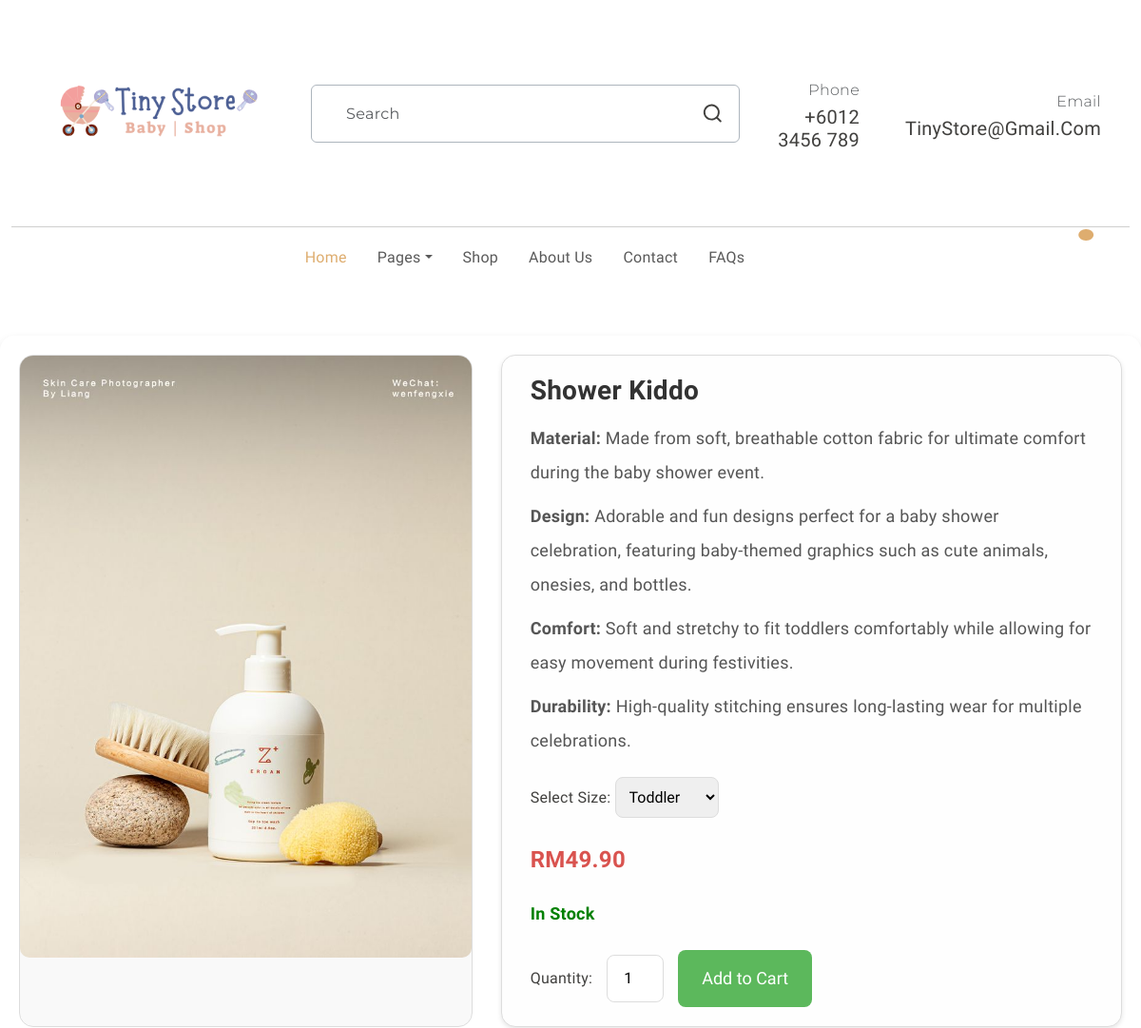
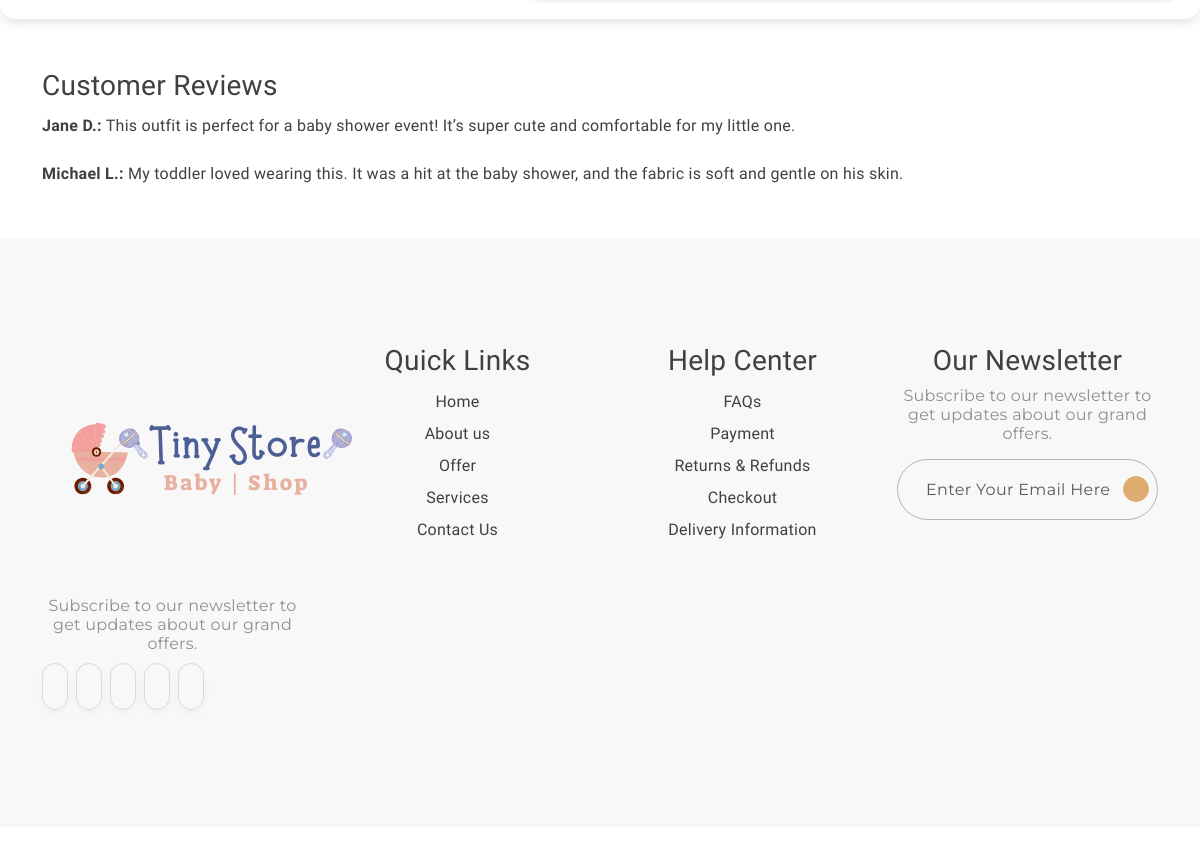
Screenshot of /best1.php with the database file from the repository (2 pictures, top to bottom).
### tables this page shows
CREATE TABLE `products` (
  `product_id` int(11) NOT NULL,
  `name` varchar(255) NOT NULL,
  `category` varchar(100) NOT NULL,
  `price` decimal(10,2) NOT NULL,
  `image` varchar(255) DEFAULT NULL,
  `is_featured` tinyint(1) DEFAULT 0,
  `created_at` timestamp NOT NULL DEFAULT current_timestamp()
);

### best1.php (the view, shortened to what this page needs)
<?php
include 'db_connect.php';
$product_id = isset($_GET['product_id']) ? intval($_GET['product_id']) : 5;
$sql = "SELECT * FROM products WHERE product_id = ?";
$stmt = $conn->prepare($sql);
$stmt->bind_param("i", $product_id);
$stmt->execute();
$result = $stmt->get_result();
if ($result->num_rows > 0) {
  $product = $result->fetch_assoc();
} else {
  echo "Product not found.";
  exit;
}
?>
<!DOCTYPE html>
<html lang="en">
<head>
  <link rel="stylesheet" href="detail.css">
  <link rel="stylesheet" href="https://cdn.jsdelivr.net/npm/swiper@9/swiper-bundle.min.css" />
  <link href="https://cdn.jsdelivr.net/npm/bootstrap@5.3.0-alpha3/dist/css/bootstrap.min.css" rel="stylesheet"
>
  <link rel="stylesheet" type="text/css" href="css/vendor.css">
  <link rel="stylesheet" type="text/css" href="style.css">
</head>
<body>
  <header>
    <div class="container py-2">
      <div class="row py-4 pb-0 pb-sm-4 align-items-center ">
        <div class="col-sm-4 col-lg-3 text-center text-sm-start">
          <div class="main-logo">
            <a href="index.php">
              <img src="images/logo.png" alt="logo" class="img-fluid">
            </a>
          </div>
        </div>
        <div class="col-sm-6 offset-sm-2 offset-md-0 col-lg-5 d-none d-lg-block">
          <div class="search-bar border rounded-2 px-3 border-dark-subtle">
            <form id="search-form" class="text-center d-flex align-items-center" action="" method="">
              <input type="text" class="form-control border-0 bg-transparent"
                placeholder="Search" />
              <svg xmlns="http://www.w3.org/2000/svg" width="24" height="24" viewBox="0 0 24 24">
                <path fill="currentColor"
                  d="M21.71 20.29L18 16.61A9 9 0 1 0 16.61 18l3.68 3.68a1 1 0 0 0 1.42 0a1 1 0 0 0 0-1.39ZM11 18a7 7 0 1 1 7-7a7 7 0 0 1-7 7Z" />
              </svg>
            </form>
          </div>
        </div>
        <div
          class="col-sm-8 col-lg-4 d-flex justify-content-end gap-5 align-items-center mt-4 mt-sm-0 justify-content-center justify-content-sm-end">
          <div class="support-box text-end d-none d-xl-block">
            <span class="fs-6 secondary-font text-muted">Phone</span>
            <h5 class="mb-0">+6012 3456 789</h5>
          </div>
          <div class="support-box text-end d-none d-xl-block">
            <span class="fs-6 secondary-font text-muted">Email</span>
            <h5 class="mb-0">TinyStore@gmail.com</h5>
          </div>
        </div>
      </div>
    </div>
    <div class="container-fluid">
      <hr class="m-0">
    </div>
    <div class="container">
      <nav class="main-menu d-flex navbar navbar-expand-lg ">
        <div class="offcanvas offcanvas-end" tabindex="-1" id="offcanvasNavbar" aria-labelledby="offcanvasNavbarLabel">
          <div class="offcanvas-body justify-content-between">
            <ul class="navbar-nav menu-list list-unstyled d-flex gap-md-3 mb-0">
              <li class="nav-item">
                <a href="index.php" class="nav-link active">Home</a>
              </li>
              <li class="nav-item dropdown">
                <a class="nav-link dropdown-toggle" role="button" id="pages" data-bs-toggle="dropdown"
                  aria-expanded="false">Pages</a>
              </li>
              <li class="nav-item">
                <a href="productPage.html" class="nav-link">Shop</a>
              </li>
              <li class="nav-item">
                <a href="aboutUs.html" class="nav-link">About Us</a>
              </li>
              <li class="nav-item">
                <a href="contactUs.html" class="nav-link">Contact</a>
              </li>
              <li class="nav-item">
                <a href="faq.html" class="nav-link">FAQs</a>
              </li>
            </ul>
            <div class="d-none d-lg-flex align-items-end">
              <ul class="d-flex justify-content-end list-unstyled m-0">
                <li>
                </li>
                <li>
                </li>
                <li class="">
                  <a href="index.php" class="mx-3" data-bs-toggle="offcanvas" data-bs-target="#offcanvasCart"
                    aria-controls="offcanvasCart">
                    <span class="position-absolute translate-middle badge rounded-circle bg-primary pt-2">
                    </span>
                  </a>
                </li>
              </ul>
            </div>
          </div>
        </div>
      </nav>
    </div>
  </header>
  <div class="container1">
    <div class="product-image">
      <img src="images/<?php echo htmlspecialchars($product['image'] ?? 'default.png'); ?>"
        alt="<?php echo htmlspecialchars($product['name']); ?>">
    </div>
    <div class="product-details">
      <h2><?php echo htmlspecialchars($product['name']); ?></h2>
      <p><strong>Material:</strong> Made from soft, breathable cotton fabric for ultimate comfort during the baby shower event.</p>
      <p><strong>Design:</strong> Adorable and fun designs perfect for a baby shower celebration, featuring baby-themed graphics such as cute animals, onesies, and bottles.</p>
      <p><strong>Comfort:</strong> Soft and stretchy to fit toddlers comfortably while allowing for easy movement during festivities.</p>
      <p><strong>Durability:</strong> High-quality stitching ensures long-lasting wear for multiple celebrations.</p>
      <div class="size-selection">
        <label for="size">Select Size: </label>
        <select id="size">
          <option value="toddler">Toddler</option>
        </select>
      </div>
      <p class="price">RM<?php echo number_format($product['price'], 2); ?></p>
      <p class="stock-status in-stock">In Stock</p>
      <div class="add-to-cart">
        <label for="quantity">Quantity:</label>
        <input type="number" id="quantity" value="1" min="1">
        <button>Add to Cart</button>
      </div>
    </div>
  </div>
  <div class="container reviews">
    <h3>Customer Reviews</h3>
    <p><strong>Jane D.:</strong> This outfit is perfect for a baby shower event! It’s super cute and comfortable for my
      little one.</p>
    <p><strong>Michael L.:</strong> My toddler loved wearing this. It was a hit at the baby shower, and the fabric is
      soft and gentle on his skin.</p>
  </div>
  <footer id="footer" class="my-5">
    <div class="container py-5 my-5">
      <div class="row">
        <div class="col-md-3">
          <div class="footer-menu">
            <img src="images/logo.png" alt="logo">
            <p class="blog-paragraph fs-6 mt-3">Subscribe to our newsletter to get updates about our grand offers.</p>
            <div class="social-links">
              <ul class="d-flex list-unstyled gap-2">
                <li class="social">
                  <a href="#">
                    <iconify-icon class="social-icon" icon="ri:facebook-fill"></iconify-icon>
                  </a>
                </li>
                <li class="social">
                  <a href="#">
                    <iconify-icon class="social-icon" icon="ri:twitter-fill"></iconify-icon>
                  </a>
                </li>
                <li class="social">
                  <a href="#">
                    <iconify-icon class="social-icon" icon="ri:pinterest-fill"></iconify-icon>
                  </a>
                </li>
                <li class="social">
                  <a href="#">
                    <iconify-icon class="social-icon" icon="ri:instagram-fill"></iconify-icon>
                  </a>
                </li>
                <li class="social">
                  <a href="#">
                    <iconify-icon class="social-icon" icon="ri:youtube-fill"></iconify-icon>
                  </a>
                </li>
              </ul>
            </div>
          </div>
        </div>
        <div class="col-md-3">
          <div class="footer-menu">
            <h3>Quick Links</h3>
            <ul class="menu-list list-unstyled">
              <li class="menu-item">
                <a href="#" class="nav-link">Home</a>
              </li>
              <li class="menu-item">
                <a href="aboutUs.html" class="dropdown-item">About us</a>
              </li>
              <li class="menu-item">
                <a href="#" class="nav-link">Offer </a>
              </li>
              <li class="menu-item">
                <a href="#" class="nav-link">Services</a>
              </li>
              <li class="menu-item">
                <a href="#" class="nav-link">Contact Us</a>
              </li>
            </ul>
          </div>
        </div>
        <div class="col-md-3">
          <div class="footer-menu">
            <h3>Help Center</h5>
              <ul class="menu-list list-unstyled">
                <li class="menu-item">
                  <a href="faq.html" class="nav-link">FAQs</a>
                </li>
                <li class="menu-item">
                  <a href="#" class="nav-link">Payment</a>
                </li>
                <li class="menu-item">
                  <a href="#" class="nav-link">Returns & Refunds</a>
                </li>
                <li class="menu-item">
                  <a href="#" class="nav-link">Checkout</a>
                </li>
                <li class="menu-item">
                  <a href="#" class="nav-link">Delivery Information</a>
                </li>
              </ul>
          </div>
        </div>
        <div class="col-md-3">
          <div>
            <h3>Our Newsletter</h3>
            <p class="blog-paragraph fs-6">Subscribe to our newsletter to get updates about our grand offers.</p>
            <div class="search-bar border rounded-pill border-dark-subtle px-2">
              <form class="text-center d-flex align-items-center" action="" method="">
                <input type="text" class="form-control border-0 bg-transparent" placeholder="Enter your email here" />
                <iconify-icon class="send-icon" icon="tabler:location-filled"></iconify-icon>
              </form>
            </div>
          </div>
        </div>
      </div>
    </div>
  </footer>
</body>
</html>

### detail.css (style rules this page uses)
body { font-family: Arial, sans-serif; margin: 0; padding: 0; background-color: #f4f4f9; }
.container1 { max-width: 1200px; margin: 50px auto; padding: 20px; display: flex; flex-wrap: wrap; gap: 30px; background-color: #ffffff; border-radius: 15px; box-shadow: 0 4px 10px rgba(0, 0, 0, 0.1); overflow: hidden; }
.product-image { flex: 1 1 400px; text-align: center; border-radius: 15px; overflow: hidden; border: 1px solid #ddd; background-color: #f9f9f9; }
.product-image img { max-width: 100%; border-radius: 10px; transition: transform 0.3s ease; }
.product-details { flex: 2 1 500px; background-color: #fefefe; padding: 20px 30px; border-radius: 15px; border: 1px solid #ddd; box-shadow: 0 2px 5px rgba(0, 0, 0, 0.1); }
.product-details h2 { font-size: 28px; font-weight: bold; color: #333; margin-bottom: 15px; }
.product-details p { font-size: 18px; color: #555; margin: 10px 0; }
.product-details .price { font-size: 24px; font-weight: bold; color: #d9534f; margin: 15px 0; }
.stock-status { font-size: 16px; margin: 10px 0; }
.stock-status.in-stock { color: green; font-weight: bold; }
.badge { padding: 5px 10px; border-radius: 12px; font-size: 14px; font-weight: bold; }
.size-selection { margin: 20px 0; }
.size-selection select { padding: 10px; font-size: 16px; border: 1px solid #ddd; border-radius: 8px; }
.add-to-cart { display: flex; align-items: center; gap: 15px; margin-top: 20px; }
.add-to-cart button { padding: 12px 25px; font-size: 18px; background-color: #5cb85c; color: white; border: none; border-radius: 8px; cursor: pointer; transition: background-color 0.3s ease; }
.add-to-cart input { width: 60px; padding: 8px; font-size: 16px; text-align: center; border: 1px solid #ddd; border-radius: 8px; }
footer { background-color: #f8f8f8; padding: 10px; text-align: center; margin-top: 20px; }

### style.css (style rules this page uses)
:root { --header-height: 160px; --header-height-min: 80px; }
:root { --accent-color: #DEAD6F; --dark-color: #222222; --light-dark-color: #727272; --light-color: #fff; --grey-color: #dbdbdb; --light-grey-color: #fafafa; --primary-color: #6995B1; --light-primary-color: #eef1f3; }
:root { --body-font: 'Chilanka', cursive; --heading-font: 'Chilanka', cursive; --secondary-font: 'Montserrat', sans-serif; }
body { --bs-link-color: #333; --bs-link-hover-color: #333; --bs-link-color-rgb: 40, 40, 40; --bs-link-hover-color-rgb: 0, 0, 0; --bs-light-rgb: 248, 248, 248; --bs-font-sans-serif: 'Chilanka', cursive; --bs-body-font-family: var(--bs-font-sans-serif); --bs-body-font-size: 1rem; --bs-body-font-weight: 400; --bs-body-line-height: 2; --bs-body-color: #41403E; --bs-primary: #DEAD6F; --bs-primary-rgb: 222, 173, 111; --bs-primary-bg-subtle: #FFF9EB; --bs-border-color: #F7F7F7; --bs-secondary-rgb: 230, 243, 251; --bs-success-rgb: 238, 245, 228; --bs-danger-rgb: 249, 235, 231; --bs-warning-rgb: 255, 249, 235; --bs-info-rgb: 230, 243, 250; }
body { letter-spacing: 0.01625rem; }
h1, h2, h3, h4, h5, h6 { font-family: var(--heading-font); color: var(--bs-body-color); font-weight: 400; text-transform: capitalize; }
a { text-decoration: none; }
.secondary-font { font-family: var(--secondary-font); font-weight: 300; }
.search-bar { border: 1px solid #EAEAEA; }
.search-bar ::placeholder { font-family: var(--secondary-font); }
.navbar-nav .nav-link.active, .navbar-nav .nav-link.show, .nav-link:focus, .nav-link:hover { color: var(--accent-color); }
.form-control { color: #908F8D; line-height: normal; letter-spacing: 0.02125rem; text-transform: capitalize; border-radius: 0.25rem; border: 1px solid rgba(65, 64, 62, 0.20); background: #FFF; display: flex; padding: 1.25rem 0rem 1.25rem 1.25rem; align-items: center; gap: 0.375rem; align-self: stretch; }
.blog-paragraph { color: #908F8D; font-size: 1rem; font-weight: 400; line-height: normal; font-family: var(--secondary-font); }
iconify-icon.social-icon { color: #CACACA; font-size: 1.125rem; padding: 0.75rem; border-radius: 4.375rem; border: 1px solid #D9D9D8; box-shadow: 0px 4px 12px 0px rgba(0, 0, 0, 0.03); transition: all 0.5s ease; }
iconify-icon.send-icon { cursor: pointer; font-size: 1.125rem; padding: 0.75rem; border-radius: 4.375rem; color: #FFF; border: 1px solid #DEAD6F; background: #DEAD6F; }

### rows the page displays
products: image (picture), name "Shower Kiddo", price "49.90"
